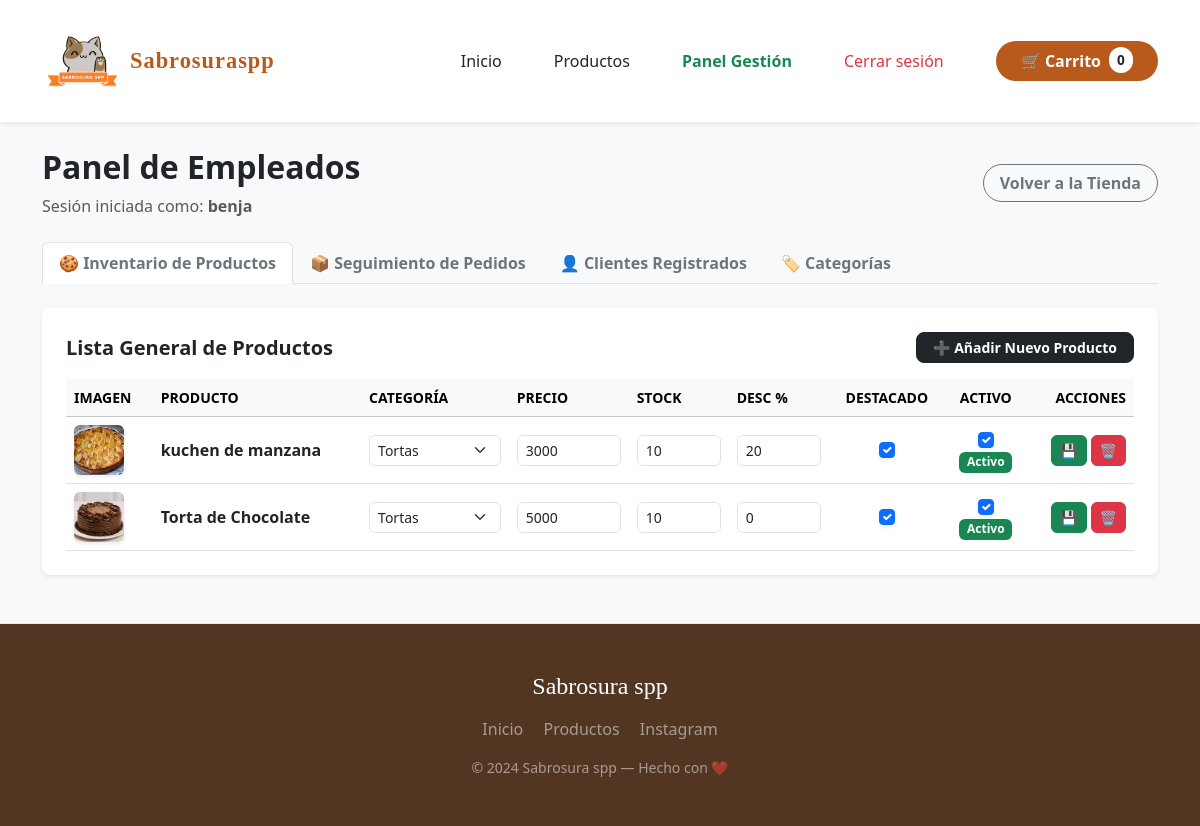
/panel-empleados/ (signed in), run on the app's committed database.
### Reposteria_app/models.py (models this page shows, shortened)
class Producto(models.Model):
    nombre = models.CharField(max_length=150, verbose_name="Nombre del Producto")
    descripcion = models.TextField(verbose_name="Descripción")
    precio = models.IntegerField(verbose_name="Precio")
    imagen = models.ImageField(upload_to='productos/', blank=True, null=True, verbose_name="Imagen del Producto")
    categoria = models.ForeignKey(Categoria, on_delete=models.CASCADE, related_name="productos", verbose_name="Categoría")
    disponible = models.BooleanField(default=True, verbose_name="Disponible")
    stock = models.IntegerField(default=0, verbose_name="Stock Disponible")
    destacado = models.BooleanField(default=False, verbose_name="Destacado en Inicio")
    descuento = models.IntegerField(default=0, verbose_name="Descuento (%)")
    class Meta:
        verbose_name = "Producto"
        verbose_name_plural = "Productos"

class Categoria(models.Model):
    nombre = models.CharField(max_length=100, unique=True, verbose_name="Nombre de la Categoría")
    class Meta:
        verbose_name = "Categoría"
        verbose_name_plural = "Categorías"

### Reposteria_app/views.py (the view, shortened to what this page needs)
# urls.py: path('panel-empleados/', views.panel_empleados, name='panel_empleados'),
@login_required
def panel_empleados(request):
    if not (request.user.is_staff or request.user.is_superuser):
        messages.error(request, "No tienes permisos para acceder a esta sección.")
        return redirect('inicio')
    context = {
        'productos':  Producto.objects.all(),
        'categorias': Categoria.objects.all(),
        'pedidos':    Pedido.objects.all().distinct().order_by('-id'),
        'clientes':   User.objects.all().order_by('-is_superuser', '-is_staff', 'username'),
    }
    return render(request, 'Reposteria_app/panel_empleados.html', context)

### Reposteria_app/templates/Reposteria_app/panel_empleados.html (shortened to what this page needs)
{% extends 'layouts/base.html' %}
{% block content %}
<link href="https://cdn.jsdelivr.net/npm/bootstrap@5.3.3/dist/css/bootstrap.min.css" rel="stylesheet">
<div class="container py-5" style="font-family: system-ui, -apple-system, 'Segoe UI', Roboto, Helvetica, Arial, sans-serif;">
  <div class="d-flex justify-content-between align-items-center mb-4">
    <div>
      <h1 class="h2 text-dark fw-bold">Panel de Empleados</h1>
      <p class="text-muted m-0">Sesión iniciada como: <strong>{{ request.user.username }}</strong></p>
    </div>
    <a href="{% url 'inicio' %}" class="btn btn-outline-secondary px-3 rounded-pill fw-bold small">Volver a la Tienda</a>
  </div>
  <ul class="nav nav-tabs mb-4" id="panelTabs" role="tablist">
    <li class="nav-item" role="presentation">
      <button class="nav-link active fw-bold text-secondary" id="productos-tab" data-bs-toggle="tab" data-bs-target="#productos-pane" type="button" role="tab">🍪 Inventario de Productos</button>
    </li>
    <li class="nav-item" role="presentation">
      <button class="nav-link fw-bold text-secondary" id="pedidos-tab" data-bs-toggle="tab" data-bs-target="#pedidos-pane" type="button" role="tab">📦 Seguimiento de Pedidos</button>
    </li>
    <li class="nav-item" role="presentation">
      <button class="nav-link fw-bold text-secondary" id="usuarios-tab" data-bs-toggle="tab" data-bs-target="#usuarios-pane" type="button" role="tab">👤 Clientes Registrados</button>
    </li>
    <li class="nav-item" role="presentation">
      <button class="nav-link fw-bold text-secondary" id="categorias-tab" data-bs-toggle="tab" data-bs-target="#categorias-pane" type="button" role="tab">🏷️ Categorías</button>
    </li>
  </ul>
  <div class="tab-content" id="panelTabsContent">
    <div class="tab-pane fade show active" id="productos-pane" role="tabpanel">
      <div class="card border-0 shadow-sm rounded-3 p-4 bg-white">
        <div class="d-flex justify-content-between align-items-center mb-3">
          <h3 class="h5 fw-bold m-0 text-dark">Lista General de Productos</h3>
          <button type="button" class="btn btn-sm btn-dark px-3 rounded-3 fw-bold" data-bs-toggle="modal" data-bs-target="#modalCrearProducto">
            ➕ Añadir Nuevo Producto
          </button>
        </div>
        <div class="table-responsive">
          <table class="table table-hover align-middle m-0">
            <thead class="table-light small text-uppercase text-secondary fw-bold">
              <tr>
                <th>Imagen</th>
                <th>Producto</th>
                <th>Categoría</th>
                <th style="width: 120px;">Precio</th>
                <th style="width: 100px;">Stock</th>
                <th style="width: 100px;">Desc %</th>
                <th class="text-center">Destacado</th>
                <th class="text-center">Activo</th>
                <th class="text-end">Acciones</th>
              </tr>
            </thead>
            <tbody>
              {% for prod in productos %}
              <tr>
                <form id="form_update_{{ prod.id }}" method="POST" action="">
                  <td>
                    {% if prod.imagen %}
                      <img src="{{ prod.imagen.url }}" class="rounded shadow-sm" style="width: 50px; height: 50px; object-fit: cover;">
                    {% else %}
                      <div class="bg-secondary-subtle rounded text-center fw-bold" style="width: 50px; height: 50px; line-height: 50px;">🍰</div>
                    {% endif %}
                  </td>
                  <td><span class="fw-bold text-dark">{{ prod.nombre }}</span></td>
                  <td>
                    <select name="categoria_id" class="form-select form-select-sm rounded-2">
                      {% for cat in categorias %}
                        <option value="{{ cat.id }}" {% if cat.id == prod.categoria.id %}selected{% endif %}>{{ cat.nombre }}</option>
                      {% endfor %}
                    </select>
                  </td>
                  <td><input type="number" name="precio" class="form-control form-select-sm rounded-2" value="{{ prod.precio }}" required></td>
                  <td><input type="number" name="stock" class="form-control form-select-sm rounded-2" value="{{ prod.stock }}" required></td>
                  <td><input type="number" name="descuento" class="form-control form-select-sm rounded-2" value="{{ prod.descuento|default:0 }}"></td>
                  <td class="text-center">
                    <input type="checkbox" name="destacado" value="on" class="form-check-input shadow-sm" {% if prod.destacado %}checked{% endif %}>
                  </td>
                  <td class="text-center">
                    <div class="d-flex flex-column align-items-center gap-1">
                      <input type="checkbox" name="disponible" value="on" class="form-check-input shadow-sm"
                        {% if prod.disponible %}checked{% endif %}
                        onchange="
                          var badge = this.closest('tr').querySelector('.badge-estado');
                          badge.textContent = this.checked ? 'Activo' : 'Sin stock';
                          badge.className = 'badge badge-estado ' + (this.checked ? 'bg-success' : 'bg-danger');
                        ">
                      <span class="badge badge-estado {{ prod.disponible|yesno:'bg-success,bg-danger' }}">
                        {{ prod.disponible|yesno:'Activo,Sin stock' }}
                      </span>
                    </div>
                  </td>
                  <td class="text-end">
                    <div class="d-flex gap-1 justify-content-end">
                      <button type="submit" class="btn btn-sm btn-success px-2 rounded-2" title="Guardar cambios">💾</button>
                </form>
                      <form method="POST" action="" onsubmit="return confirm('¿Seguro que deseas eliminar este producto?');" class="m-0 d-inline">
                        <button type="submit" name="accion" value="eliminar_producto" class="btn btn-sm btn-danger px-2 rounded-2" title="Borrar">🗑️</button>
                      </form>
                    </div>
              {% endfor %}
        </div>
      </div>
    </div>
{% endblock %}

### Reposteria_app/static/Reposteria_app/styles.css (style rules this page uses)
:root { --color-primary: #b85a1c; --color-primary-light: #fbeee6; --color-primary-dark: #9c4a14; --color-text: #3a2a1a; --color-muted: #7a5a3a; --color-bg: #fff8f2; --color-white: #fff; --shadow-sm: 0 2px 8px rgba(0, 0, 0, 0.07); --shadow-md: 0 4px 16px rgba(0, 0, 0, 0.08); --radius-pill: 999px; --radius-md: 12px; --transition: 0.2s ease; }
* { box-sizing: border-box; margin: 0; padding: 0; }
body { min-height: 100vh; display: flex; flex-direction: column; overflow-x: hidden; font-family: Georgia, serif; color: var(--color-text); background: var(--color-bg); }
nav a, .nav-link { color: var(--color-text); text-decoration: none; transition: color var(--transition); }
.card { background: var(--color-white); border-radius: var(--radius-md); overflow: hidden; box-shadow: var(--shadow-md); transition: transform 0.3s ease, box-shadow 0.3s ease; }

### data on the page
Producto: imagen (picture), nombre "kuchen de manzana", categoria_id "Tortas", precio "3000", stock "10", descuento "20", destacado "☑", disponible "☑", disponible "Activo"
Producto: imagen (picture), nombre "Torta de Chocolate", categoria_id "Tortas", precio "5000", stock "10", descuento "0", destacado "☑", disponible "☑", disponible "Activo"

### other printed values
{{ request.user.username }} "benja"
